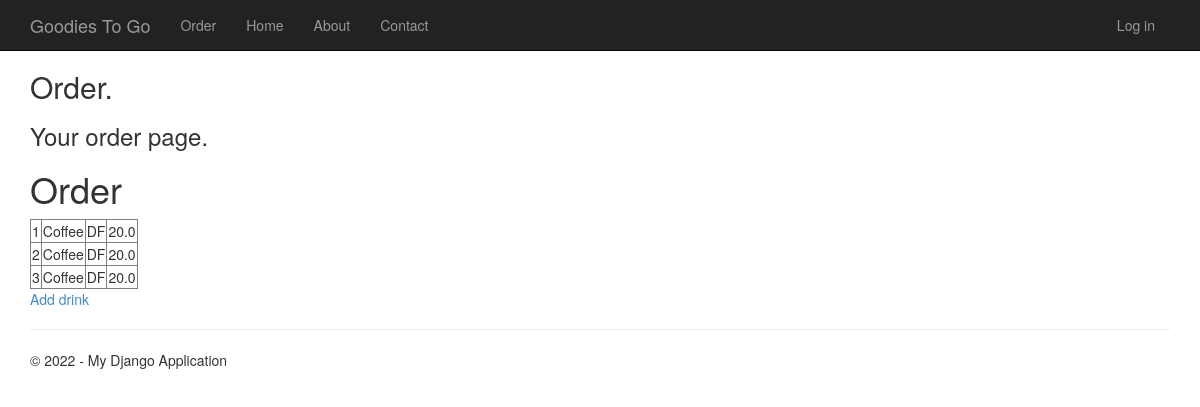
Page /order/ on the earlier database version.
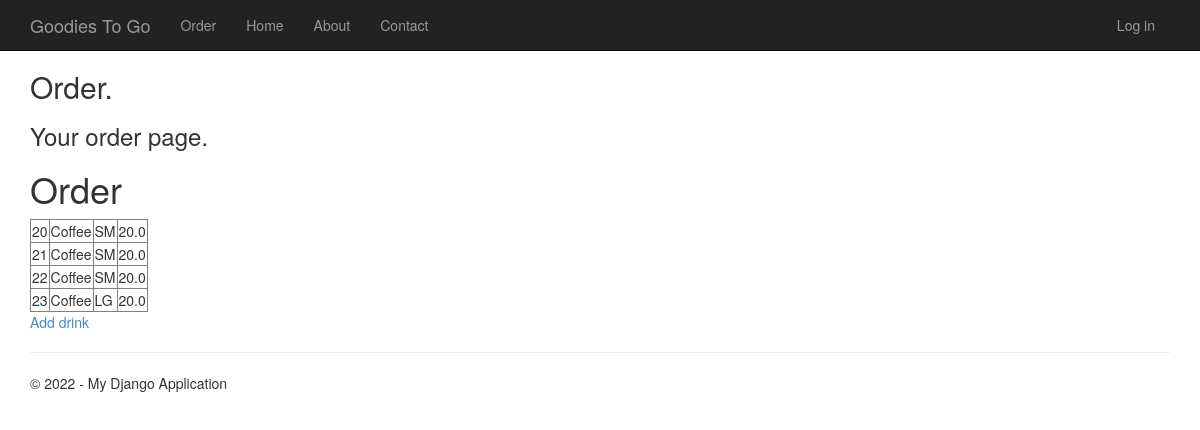
Same page on the later database version.
### app/models.py (models this page shows, shortened)
class Item(models.Model):
    title = models.CharField(max_length=100)
    price = models.FloatField()
    size = models.CharField(choices=SIZE_CHOICES, max_length=2)
    category = models.CharField(choices=CATEGORY_CHOICES, max_length=2)

### app/views.py (the view)
# urls.py: path('order/', views.order, name='order'),
def order(request):
    assert isinstance(request, HttpRequest)
    return render(
        request,
        'app/order.html',
        {
            'title':'Order',
            'message':'Your order page.',
            'year':datetime.now().year,
            'drinks': Item.objects.all()
        }
    )

### app/templates/app/order.html
{% extends "app/layout.html" %}
{% block content %}
<h2>{{ title }}.</h2>
<h3>{{ message }}</h3>
<h1>Order</h1>
<table border="1">
    {% for x in drinks %}
    <tr>
        <td>{{ x.id }}</td>
        <td>{{ x.title }}</td>
        <td>{{ x.size }}</td>
        <td>{{ x.price }}</td>
    </tr>
    {% endfor %}
</table>
<p>
    <a href="add/">Add drink</a>
</p>
{% endblock %}

### app/templates/app/layout.html (shortened to what this page needs)
<!DOCTYPE html>
<html>
<head>
    {% load staticfiles %}
    <link rel="stylesheet" type="text/css" href="{% static 'app/content/bootstrap.min.css' %}" />
    <link rel="stylesheet" type="text/css" href="{% static 'app/content/site.css' %}" />
</head>
<body>
    <div class="navbar navbar-inverse navbar-fixed-top">
        <div class="container">
            <div class="navbar-header">
                <a href="/" class="navbar-brand">Goodies To Go</a>
            </div>
            <div class="navbar-collapse collapse">
                <ul class="nav navbar-nav">
                    <li><a href="{% url 'order' %}">Order</a></li>
                    <li><a href="{% url 'home' %}">Home</a></li>
                    <li><a href="{% url 'about' %}">About</a></li>
                    <li><a href="{% url 'contact' %}">Contact</a></li>
                </ul>
                {% include 'app/loginpartial.html' %}
            </div>
        </div>
    </div>
    <div class="container body-content">
{% block content %}{% endblock %}
        <hr/>
        <footer>
            <p>&copy; {{ year }} - My Django Application</p>
        </footer>
    </div>
</body>
</html>

### app/templates/app/loginpartial.html
{% if user.is_authenticated %}
<form id="logoutForm" action="/logout/" method="post" class="navbar-right">
    {% csrf_token %}
    <ul class="nav navbar-nav navbar-right">
        <li><span class="navbar-brand">Hello {{ user.username }}!</span></li>
        <li><a href="javascript:document.getElementById('logoutForm').submit()">Log off</a></li>
    </ul>
</form>
{% else %}
<ul class="nav navbar-nav navbar-right">
    <li><a href="{% url 'login' %}">Log in</a></li>
</ul>
{% endif %}

### app/static/app/content/site.css (style rules this page uses)
body { padding-top: 50px; padding-bottom: 20px; }
.body-content { padding-left: 15px; padding-right: 15px; }

Differences in the rows shown:
removed Item: id "1", title "Coffee", size "DF", price "20.0"
removed Item: id "2", title "Coffee", size "DF", price "20.0"
removed Item: id "3", title "Coffee", size "DF", price "20.0"
added Item: id "20", title "Coffee", size "SM", price "20.0"
added Item: id "21", title "Coffee", size "SM", price "20.0"
added Item: id "22", title "Coffee", size "SM", price "20.0"
added Item: id "23", title "Coffee", size "LG", price "20.0"
